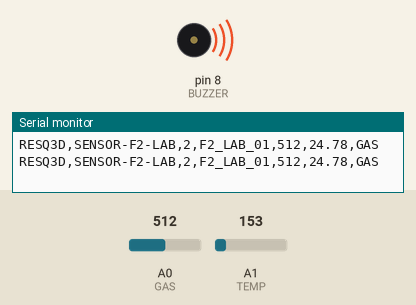
Recording of a sketch running on a simulated Arduino Uno, built with avr-gcc and run on an emulated ATmega328P. On the bench: buzzer (waves = sounding), the last lines printed to the serial monitor. The test bench sets the inputs (shaded band); at power-on: A0 (GAS) = 512, A1 (TEMP) = 153.

Above: at 1.8 s.
1.9 s: A0 (GAS) set to 211
3.4 s: A0 (GAS) set to 188
At 5.2 s:
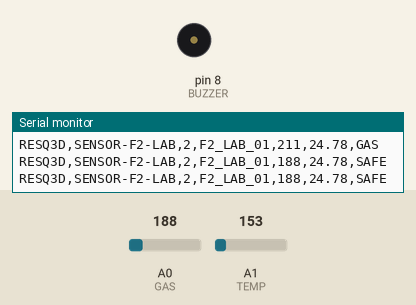
5.5 s: A1 (TEMP) set to 195
7.2 s: A1 (TEMP) set to 216
At 8.5 s:
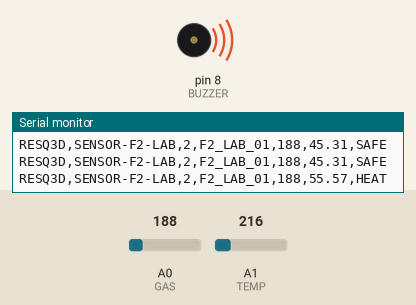
10.5 s: A1 (TEMP) set to 191
At 12.1 s:
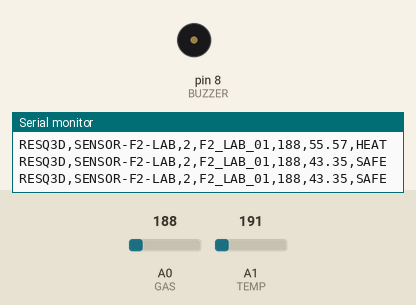
12.5 s: A1 (TEMP) set to 221
At 13.7 s:
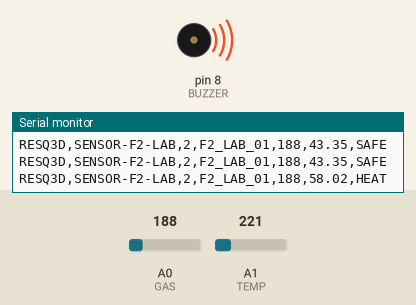
Timing chart, 0 to 15.5 s (numbered marks = the images above; inputs shaded):
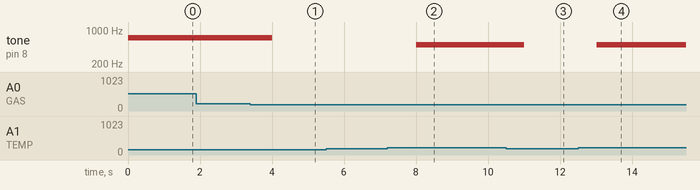

Measured:
- the behaviour switches between 200 and 199 on A0 (GAS) (found by bisection; images 0 and 1)
- the behaviour switches between 204 and 205 on A1 (TEMP) (found by bisection; images 1 and 2)
- after the input at 3.4 s, tone on pin 8 (BUZZER): 700 Hz → silent after 0.61 s
- after the input at 7.2 s, tone on pin 8 (BUZZER): silent → 500 Hz after 0.81 s
- after the input at 10.5 s, tone on pin 8 (BUZZER): 500 Hz → silent after 0.51 s
- after the input at 12.5 s, tone on pin 8 (BUZZER): silent → 500 Hz after 0.52 s

The sketch:

arduino_resq3d_phase6.ino
```cpp
// RESQ3D Phase 6 - Tinkercad Arduino Uno
// Gas sensor + TMP36 + Piezo buzzer
const int GAS=A0, TEMP=A1, BUZZER=8;
const int GAS_THRESHOLD=200;
const float TEMP_THRESHOLD=50.0;
void setup(){Serial.begin(9600);pinMode(BUZZER,OUTPUT);}
void loop(){
  int gas=analogRead(GAS); int raw=analogRead(TEMP);
  float voltage=raw*(5.0/1023.0); float temp=(voltage-0.5)*100.0;
  bool gd=gas>=GAS_THRESHOLD, ht=temp>=TEMP_THRESHOLD, fire=gd&&ht;
  if(fire) tone(BUZZER,1000); else if(gd) tone(BUZZER,700); else if(ht) tone(BUZZER,500); else noTone(BUZZER);
  Serial.print("RESQ3D,SENSOR-F2-LAB,2,F2_LAB_01,");
  Serial.print(gas); Serial.print(","); Serial.print(temp,2); Serial.print(",");
  Serial.println(fire?"FIRE":(gd?"GAS":(ht?"HEAT":"SAFE")));
  delay(1000);
}
```
